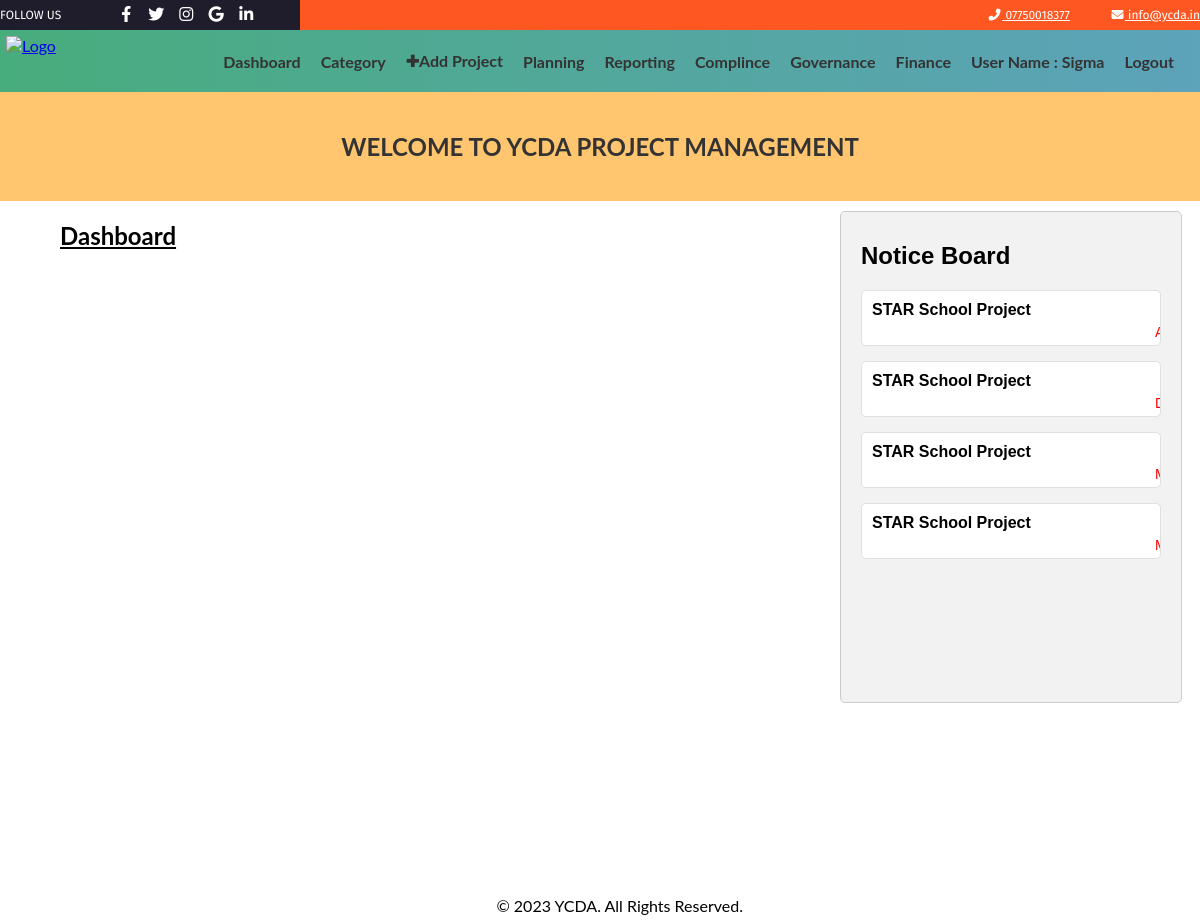
Screenshot of /ycda/ (signed in) with the database file from the repository.
### myAPP/models.py (models this page shows, shortened)
class Dip_Activities(models.Model):
   project_detail_id= models.ForeignKey("DIP_details", on_delete=models.CASCADE)
   activity_name = models.CharField(max_length=200)
   objectives = models.CharField(max_length=200)
   target_participants = models.CharField(max_length=200,null=True)
   coverage = models.CharField(max_length=200,null=True)
   duration = models.CharField(max_length=200,null=True)
   dip_remarks=models.CharField(max_length=200,null=True,blank=True)
   am_remarks=models.CharField(max_length=200,null=True,blank=True)
   is_dip_submited = models.BooleanField(default=False)
   is_dip_approved = models.BooleanField(default=False)
   is_dip_rejected = models.BooleanField(default=False)
   is_am_submited = models.BooleanField(default=False)
   is_am_approved = models.BooleanField(default=False)
   is_am_rejected = models.BooleanField(default=False)
   created_at = models.DateTimeField('created at', auto_now_add=True)
   updated_at = models.DateTimeField('updated at', auto_now=True)

class Dip_details(models.Model):
 project_id= models.ForeignKey("Project_DIP", on_delete=models.CASCADE)
 component = models.CharField(max_length=200)
 created_at = models.DateTimeField('created at', auto_now_add=True)
 updated_at = models.DateTimeField('updated at', auto_now=True)

class Project_DIP(models.Model):
 project_name=models.CharField(max_length=200)
 category_id = models.ForeignKey("Project_Category", on_delete=models.CASCADE)
 assigned_to = models.ForeignKey(User, on_delete=models.CASCADE)
 budget = models.CharField(max_length=200)
 start_date = models.DateField()
 end_date = models.DateField()
 period = models.IntegerField()
 donor_name=models.CharField(max_length=200)
 created_at = models.DateTimeField('created at', auto_now_add=True)
 updated_at = models.DateTimeField('updated at', auto_now=True)

class Month_Plan(models.Model):
 month=models.IntegerField()
 year=models.IntegerField()
 activity_id= models.ForeignKey("Dip_Activities", on_delete=models.CASCADE)
 strategy = models.CharField(max_length=200)
 duration= models.CharField(max_length=200)
 no_Of_Participants=models.CharField(max_length=200)
 location_Of_Activity=models.CharField(max_length=200)
 main_Responsibility=models.CharField(max_length=200)
 supportive_Responsibility=models.CharField(max_length=200)
 result_Expected=models.CharField(max_length=200)
 plan_remarks=models.CharField(max_length=200,null=True,blank=True)
 report_remarks=models.CharField(max_length=200,null=True,blank=True)
 achievements=models.CharField(max_length=200,null=True,blank=True)
 highlights=models.CharField(max_length=200,null=True,blank=True)
 backlog_justification=models.CharField(max_length=200,null=True,blank=True)
 is_plan_submited = models.BooleanField(default=False)
 is_plan_approved = models.BooleanField(default=False)
 is_plan_rejected = models.BooleanField(default=False)
 is_report_submited = models.BooleanField(default=False)
 is_report_approved = models.BooleanField(default=False)
 is_report_rejected = models.BooleanField(default=False)
 created_at = models.DateTimeField('created at', auto_now_add=True)
 updated_at = models.DateTimeField('updated at', auto_now=True)

### myAPP/decorators.py (the view)
		def wrapper_func(request, *args, **kwargs):
			group = None
			if request.user.groups.exists():
				group = request.user.groups.all()[0].name
			if group in allowed_roles:
				return view_func(request, *args, **kwargs)
			else:
				return HttpResponse('You are not authorized to view this page')

### myAPP/views.py (called while the page is built)
@login_required(login_url='login')
@allowed_users("CEO")
def masterhome(request):
    user=0
    if user_belongs_to_group(request.user,'ProjectManager'):
        user = 1
    else:
        user = 0
    projects = Project_DIP.objects.all()
    categories = Project_Category.objects.all()
    activities = Dip_Activities.objects.all()
    monthlyplans = Month_Plan.objects.all()
    eventplans = Event_Plan.objects.all()
    context = {
        'user':user,
        'projects':projects,
        'categories':categories,
        'activities':activities,
        'monthlyplans': monthlyplans,
        'eventplans':eventplans
        }
    return render(request, 'myAPP/home1.html',context)

def user_belongs_to_group(user, group_name):
    try:
        group = Group.objects.get(name=group_name)
    except Group.DoesNotExist:
        return False
    return user.groups.filter(name=group_name).exists()

### myAPP/templates/myAPP/home1.html (shortened to what this page needs)
{% extends 'myAPP/user_nav.html' %}
{% block content %}
  <head>
  </head>
  <body style='background-color: white'>
    <div style='position:fixed;left:5%'>
      <h2 style='float:left;'><u>Dashboard</u></h2>
    </div>
    <div class="noticeboard">
      <h2>Notice Board</h2>
      {% for a in activities %}
        {% if a.is_dip_submited == 1 %}
          {% ifchanged  %}
          <div class="notice" id="scroll-container">
            <div class="title">{{ a.project_detail_id.project_id.project_name }}</div>
            <div class="content" id="scroll-text">DIP pending for approval.</div>
          </div>
          {% endifchanged %}
        {% endif %}
        {% if a.is_am_submited == 1 %}
          {% ifchanged  %}
          <div class="notice" id="scroll-container">
            <div class="title">{{ a.project_detail_id.project_id.project_name }}</div>
            <div class="content" id="scroll-text">Activity-Matrix pending for approval.</div>
          </div>
          {% endifchanged %}
        {% endif %}
      {% endfor %}
      {% for a in monthlyplans %}
        {% if a.is_plan_submited == 1 %}
          {% ifchanged  %}
          <div class="notice" id="scroll-container">
            <div class="title">{{ a.activity_id.project_detail_id.project_id.project_name }}</div>
            <div class="content" id="scroll-text">Monthly-Plan pending for approval.</div>
          </div>
          {% endifchanged %}
        {% endif %}
        {% if a.is_report_submited == 1 %}
        {% ifchanged  %}
        <div class="notice" id="scroll-container">
          <div class="title">{{ a.activity_id.project_detail_id.project_id.project_name }}</div>
          <div class="content" id="scroll-text">Monthly-Report pending for approval.</div>
        </div>
        {% endifchanged %}
        {% endif %}
      {% endfor %}
    </div>
  </body>
  <footer style='position: absolute;bottom: 0px;height: 40px;right:35%;'>
    <center><p>&copy; 2023 YCDA. All Rights Reserved.</p>
    <p>@Powered By Sigma analytics and Computing</p></center>
  </footer>
{% endblock %}

### myAPP/templates/myAPP/user_nav.html (shortened to what this page needs)
{% load static %}
<!DOCTYPE html>
<html lang="en">
  <head>
    <link rel="stylesheet" href="{% static 'css/style1.css' %}">
    <link rel="stylesheet" href="https://cdnjs.cloudflare.com/ajax/libs/font-awesome/6.4.0/css/all.min.css" />
  </head>
  <body style='background-color: white'>
    <header>
      <div class="top-bar">
        <div class="container">
          <div class="top-bar-content">
            <div class="social-links">
              <div class="social-list">
                <div class="social-title">Follow us</div>
                  <a href="https://www.facebook.com/ycdaodishaindia/" class="social-item" target="_blank"><i class="fab fa-fw fa-facebook-f"></i></a>
                  <a href="https://twitter.com/YCDAOdisha" class="social-item" target="_blank"><i class="fab fa-fw fa-twitter"></i></a>
                  <a href="https://www.instagram.com/ycdaodisha/" class="social-item" target="_blank"><i class="fa-brands fa-instagram"></i></i></a>
                  <a href="https://ycdaindia.org/" class="social-item" target="_blank"><i class="fab fa-fw fa-google"></i></a>
                  <a href="https://www.linkedin.com/in/youth-council-for-development-alternatives-662951255/" class="social-item" target="_blank"><i class="fab fa-fw fa-linkedin-in"></i></a>
                </div>
              </div>
            <div class="contact-links">
              <div class="contact-list">
                <a href="tel:07750018377" class="contact-item"><i class="fas fa-fw fa-phone fa-flip-horizontal"></i> 07750018377</a>
                <a href="mailto:info@ycda.in" class="contact-item"><i class="fas fa-fw fa-envelope"></i> info@ycda.in</a>
              </div>
            </div>
          </div>
        </div>
      </div>
    </header>
    <div>
      {% if user == 1 %}
      <nav>
        <div class="logo">
          <a href="#"><img src="https://assets.letsendorse.com/20200111/VwBUYOZNdHaPdNqQgzsG15787235219596.png" alt="Logo"></a>
        </div>
        <ul class="menu">
          <li><a href="{% url 'myAPP:home' project.id %}" class="options">Planning</a></li>
          <li><a href="{% url 'myAPP:manager-reporting' project.id %}" class="options">Reporting</a></li>
          <li><a href="{% url 'myAPP:complince-home' project.id %}" class="options">Complince</a></li>
          <li><a href="#" class="options">User Name : {{request.user.username}}</a></li>
          <li class="logout" class="options"><a href="{% url 'myAPP:logout'%}">Logout <i class="fa-solid fa-arrow-right-from-bracket"></i></a></li>
        </ul>
      </nav>
      {% else %}
      <nav>
        <div class="logo">
          <a href="#"><img src="https://assets.letsendorse.com/20200111/VwBUYOZNdHaPdNqQgzsG15787235219596.png" alt="Logo"></a>
        </div>
        <ul class="menu">
          <li><a href="{%url 'myAPP:masterhome' %}" class="options">Dashboard</a></li>
          <li class="dropdown">
            <a href="#" class="options">Category</a>
          </li>
          <li><a href="{%url 'myAPP:add_Project' %}" class="options">&#10010;Add Project</a></li>
          <li class="dropdown">
            <a href="#" class="options">Planning</a>
          </li>
          <li class="dropdown">
            <a href="#" class="options">Reporting</a>
          </li>
          <li class="dropdown">
            <a href="#" class="options">Complince</a>
          </li>
          <li><a href="#" class="options">Governance</a></li>
          <li><a href="#" class="options">Finance</a></li>
          <li><a href="#" class="options">User Name : {{request.user.username}}</a></li>
          <li class="logout"><a href="{% url 'myAPP:logout'%}">Logout</a></li>
        </ul>
      </nav>
      {% endif %}
    </div>
    <div id="welcome-message">
      <h2>WELCOME TO YCDA PROJECT MANAGEMENT</h2>
    </div>
    <div id="body">
        {% block content %}{% endblock %}
    </div>
  </body>
</html>

### myAPP/static/css/style1.css (style rules this page uses)
body { background-color: rgb(157, 210, 216); }
img { height: 200px; display:block; margin-left: auto; margin-right:auto; margin-bottom:0% ; }
p { color: black; }
body { font-family: "Lato", sans-serif; transition: background-color .5s; }

### myAPP/templates/myAPP/user_nav.html (style rules this page uses)
html { height: 100%; }
body { margin: 0; background: white; min-height: 100%; }
.top-bar { background:#1f1c2c; padding:0; overflow:hidden; font-family:'Fira Sans',sans-serif; }
.top-bar .top-bar-content { display:flex; justify-content:space-between; flex-wrap:wrap; }
.top-bar .social-links { width:300px; padding:5px 0; }
.top-bar .social-links .social-list { display:flex; justify-content:flex-start; line-height:20px; }
.top-bar .social-links .social-list .social-title { color:#fff; font-size:12px; text-transform:uppercase; font-weight:400; margin-right:50px; }
.top-bar .social-links .social-list .social-item { color:#fff; display:block; width:20px; height:20px; line-height:20px; text-align:center; margin:0 5px; }
.top-bar .contact-links { -ms-flex:0 0 100%; flex:0 0 100%; max-width:calc(100% - 300px); padding:5px 0; position:relative; z-index:0; }
.top-bar .contact-links:before { content:''; position:absolute; width:4000px; height:100%; top:0; left:0; background:#ff5722; z-index:-1; }
.top-bar .contact-links .contact-list { display:flex; justify-content:flex-end; line-height:20px; margin:0 -20px; }
.top-bar .contact-links .contact-list .contact-item { color:#fff; display:block; line-height:20px; text-align:center; margin:0 20px; font-size:12px; font-weight:400; }
nav { background: linear-gradient(to right, #ff6f00, #ffcd38); position: relative; padding: 10px; display: flex; justify-content: space-between; align-items: center; position: sticky; top: 0px; }
nav::after { content: ""; position: absolute; top: 0; left: 0; width: 100%; height: 100%; background: linear-gradient(to right, #1abc9c, #3498db); opacity: 0.8; z-index: -1; }
.logo img { height: 45px; }
.menu { list-style-type: none; display: flex; align-items: center; margin: 0; padding: 0; }
.menu li { margin-right: 20px; }
.menu a { text-decoration: none; color: #333; font-weight: bold; }
.noticeboard { width: 25%; height: 50%; margin: 10px 70%; padding: 10px 20px 20px 20px; background-color: #f2f2f2; border: 1px solid #ccc; border-radius: 5px; font-family: Arial, sans-serif; overflow: auto; position: fixed; }
.notice { margin-bottom: 15px; padding: 10px 5px 5px 10px; background-color: #fff; border: 1px solid #e0e0e0; border-radius: 5px; }
.notice .title { font-weight: bold; margin-bottom: 5px; }
.notice .content { font-size: 14px; }
#welcome-message { opacity: 0; transition: opacity 1s ease-in-out; background-color: #ffc56f; padding: 20px; text-align: center; }
#welcome-message h2 { color: #333; font-size: 24px; }
#welcome-message.show { opacity: 1; }
#scroll-container { overflow: hidden; }
#scroll-text { color:red; -moz-transform: translateX(100%); -webkit-transform: translateX(100%); transform: translateX(100%); -moz-animation: my-animation 15s linear infinite; -webkit-animation: my-animation 15s linear infinite; animation: my-animation 10s linear infinite; }

### myAPP/templates/myAPP/home1.html (style rules this page uses)
nav { background: linear-gradient(to right, #ff6f00, #ffcd38); padding: 0.5%; display: flex; justify-content: space-between; align-items: center; position: sticky; top: 0px; }
.logo img { height: 50px; }
.menu { list-style-type: none; display: flex; align-items: center; margin: 0; padding: 0; }
.menu li { margin-right: 20px; }
.menu a { text-decoration: none; color: #333; font-weight: bold; }

### rows the page displays
Dip_Activities: project_detail_id.project_id.project_name "STAR School Project"
Dip_Activities: project_detail_id.project_id.project_name "STAR School Project"
Month_Plan: activity_id.project_detail_id.project_id.project_name "STAR School Project"

### other values shown
{{ request.user.username }} "Sigma"
